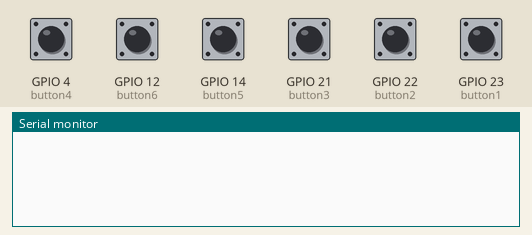
Simulated run of this program. Board: ESP32. On the bench: the last lines printed to the serial monitor. The test bench sets the inputs (shaded band); at power-on: GPIO 4 (button4), GPIO 12 (button6), GPIO 14 (button5), GPIO 21 (button3), GPIO 22 (button2), GPIO 23 (button1) HIGH. USB keyboard and mouse output is not drawn.

Above: at 1.2 s.
1.3 s: GPIO 4 (button4) pulled LOW for 0.15 s
At 2.7 s:
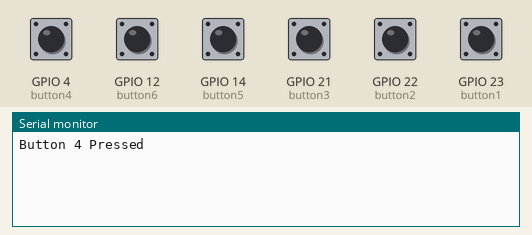
3.0 s: GPIO 12 (button6) pulled LOW for 0.15 s
At 4.3 s:
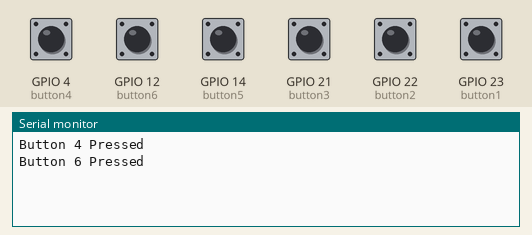
4.6 s: GPIO 14 (button5) pulled LOW for 0.15 s
At 5.5 s:
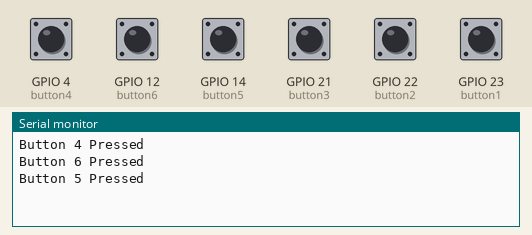
6.2 s: GPIO 21 (button3) pulled LOW for 0.15 s
At 6.9 s:
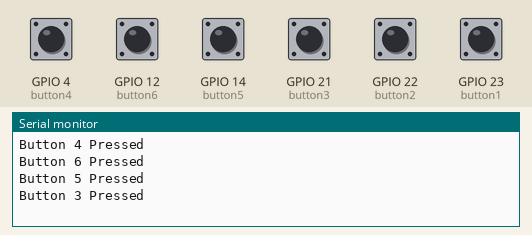
7.8 s: GPIO 22 (button2) pulled LOW for 0.15 s
At 9.1 s:
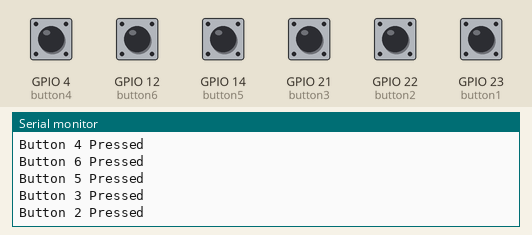
9.4 s: GPIO 23 (button1) pulled LOW for 0.15 s
At 10.4 s:
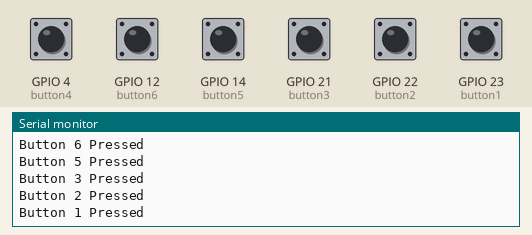
Timing chart, 0 to 12.0 s (numbered marks = the images above; inputs shaded):
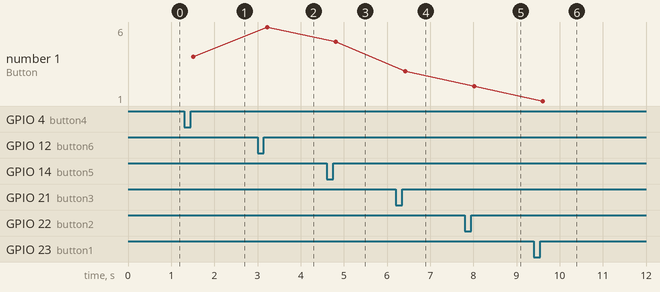

The program:

main.cpp
```cpp
#include <Arduino.h>
#include <OneButton.h>
#include <BleKeyboard.h>
#include "configs.h"

BleKeyboard bleKeyboard("Streamdeck DIY", "Raul Aquino", 100);

OneButton button1(23, true);
OneButton button2(22, true);
OneButton button3(21, true);
OneButton button4(4, true);
OneButton button5(14, true);
OneButton button6(12, true);

OneButton buttons[NUM_BUTTON] = {button1, button2, button3, button4, button5, button6};
int buttonIndexes[NUM_BUTTON] = {0, 1, 2, 3, 4, 5};

KeyboardConfig keyboardConfig = obsConfig;

void onClick(void *p);

void setup()
{
  while (!Serial)
  {
  }

  Serial.begin(9600);

  for (int i = 0; i < NUM_BUTTON; i++)
  {
    buttons[i].attachClick(onClick, &buttonIndexes[i]);
  }

  bleKeyboard.begin();
}

void onClick(void *p)
{
  int index = *((int *)p);
  Serial.print("Button ");
  Serial.print(index + 1);
  Serial.println(" Pressed");

  if (bleKeyboard.isConnected())
  {

    KeyConfig keyConfig = keyboardConfig.keysConfig[index];
    switch (keyConfig.actionType)
    {
    case KEY_COMBINATION:
    {
      int len = strlen((const char *)keyConfig.keys);
      for (int i = 0; i < len; i++)
      {
        bleKeyboard.press(keyConfig.keys[i]);
      }
      bleKeyboard.press(keyConfig.key);
      delay(100);
      bleKeyboard.releaseAll();
      break;
    }
    default:
      Serial.println("Unknow type");
      break;
    }
  }
}

void loop()
{
  for (int i = 0; i < NUM_BUTTON; i++)
  {
    buttons[i].tick();
  }
  delay(10);
}
```

configs.h
```cpp
#ifndef CONFIGS_H
#define CONFIGS_H

#include <Arduino.h>
#include <BleKeyboard.h>

#define NUM_BUTTON 6

enum Action
{
  KEY_COMBINATION
};

struct KeyConfig
{
  Action actionType;
  const uint8_t *keys;
  const uint8_t key;
};

struct KeyboardConfig
{
  KeyConfig keysConfig[NUM_BUTTON];
};

const uint8_t altShift[3] = {KEY_LEFT_SHIFT, KEY_LEFT_ALT, '\0'};

KeyboardConfig obsConfig = {
    .keysConfig = {
        KeyConfig{
            .actionType = KEY_COMBINATION,
            .keys = altShift,
            .key = '1',
        },
        KeyConfig{
            .actionType = KEY_COMBINATION,
            .keys = altShift,
            .key = '2',
        },
        KeyConfig{
            .actionType = KEY_COMBINATION,
            .keys = altShift,
            .key = '3',
        },
        KeyConfig{
            .actionType = KEY_COMBINATION,
            .keys = altShift,
            .key = '4',
        },
        KeyConfig{
            .actionType = KEY_COMBINATION,
            .keys = altShift,
            .key = '5',
        },
        KeyConfig{
            .actionType = KEY_COMBINATION,
            .keys = altShift,
            .key = '6',
        },
    },
};

#endif
```

Measured:
- after the input at 1.3 s, the serial monitor: prints a new line after 0.21 s (image 1)
- after the input at 3.0 s, the serial monitor: prints a new line after 0.22 s (image 2)
- after the input at 4.6 s, the serial monitor: prints a new line after 0.21 s (image 3)
- after the input at 6.2 s, the serial monitor: prints a new line after 0.22 s (image 4)
- after the input at 7.8 s, the serial monitor: prints a new line after 0.22 s (image 5)
- after the input at 9.4 s, the serial monitor: prints a new line after 0.21 s (image 6)
- plotted number 1: 4 → 6 after the input at 3.0 s, 6 → 5 after the input at 4.6 s, 5 → 3 after the input at 6.2 s, 3 → 2 after the input at 7.8 s, 2 → 1 after the input at 9.4 s
